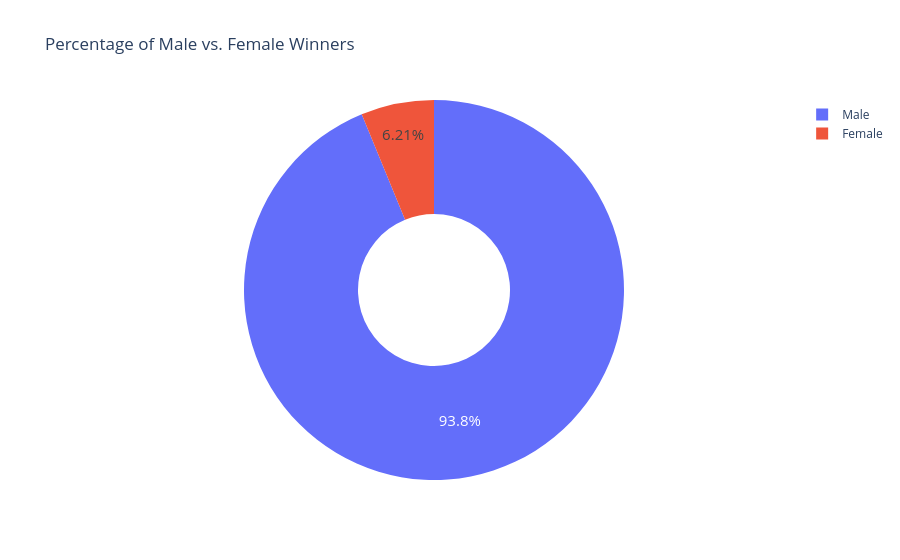

The cell this chart's notebook holds for it:
### Markdown cell above
**Challenge**: Create a [donut chart using plotly](https://plotly.com/python/pie-charts/) which shows how many prizes went to men compared to how many prizes went to women. What percentage of all the prizes went to women?

### Code cell
biology = df_data.sex.value_counts()
fig = px.pie(labels=biology.index, 
             values=biology.values,
             title="Percentage of Male vs. Female Winners",
             names=biology.index,
             hole=0.4,)

fig.update_traces(textposition='inside', textfont_size=15, textinfo='percent')

fig.show()

### Figure 1 — Plotly figure (JSON) as saved in the notebook; plotly's stock layout.template omitted (floating-point values rounded to 4 significant figures)
{"data": [{"domain": {"x": [0, 1], "y": [0, 1]}, "hole": 0.4, "hovertemplate": "label=%{label}<br>value=%{value}<extra></extra>", "labels": ["Male", "Female"], "legendgroup": "", "name": "", "showlegend": true, "textfont": {"size": 15}, "textinfo": "percent", "textposition": "inside", "type": "pie", "values": [876, 58]}], "layout": {"autosize": true, "legend": {"tracegroupgap": 0}, "title": {"text": "Percentage of Male vs. Female Winners"}}}
